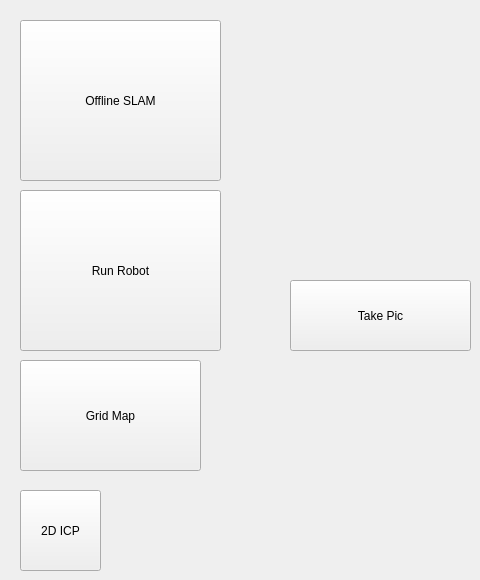
         <widget class="QWidget" name="tab_4">
          <attribute name="title">
           <string>Page</string>
          </attribute>
          <widget class="QPushButton" name="pushButton_12">
           <property name="geometry">
            <rect>
             <x>290</x>
             <y>280</y>
             <width>181</width>
             <height>71</height>
            </rect>
           </property>
           <property name="minimumSize">
            <size>
             <width>10</width>
             <height>10</height>
            </size>
           </property>
           <property name="text">
            <string>Take Pic</string>
           </property>
          </widget>
          <widget class="QPushButton" name="pushButton_15">
           <property name="geometry">
            <rect>
             <x>20</x>
             <y>490</y>
             <width>81</width>
             <height>81</height>
            </rect>
           </property>
           <property name="text">
            <string>2D ICP</string>
           </property>
          </widget>
          <widget class="QPushButton" name="pushButton_14">
           <property name="geometry">
            <rect>
             <x>20</x>
             <y>190</y>
             <width>201</width>
             <height>161</height>
            </rect>
           </property>
           <property name="text">
            <string>Run Robot</string>
           </property>
          </widget>
          <widget class="QPushButton" name="pushButton_22">
           <property name="geometry">
            <rect>
             <x>20</x>
             <y>360</y>
             <width>181</width>
             <height>111</height>
            </rect>
           </property>
           <property name="text">
            <string>Grid Map</string>
           </property>
          </widget>
          <widget class="QPushButton" name="pushButton_11">
           <property name="geometry">
            <rect>
             <x>20</x>
             <y>20</y>
             <width>201</width>
             <height>161</height>
            </rect>
           </property>
           <property name="text">
            <string>Offline SLAM</string>
           </property>
          </widget>
         </widget>
